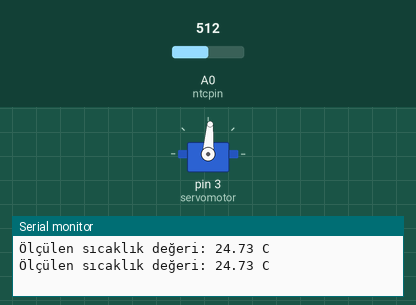
Simulated run of this sketch. Board: Arduino Uno, built with avr-gcc and run on an emulated ATmega328P. Shown: servo, the last lines printed to the serial monitor. The test bench sets the inputs (shaded band); at power-on: A0 (ntcpin) = 512.

Above: at 1.9 s.
2.0 s: A0 (ntcpin) set to 716
At 3.6 s:
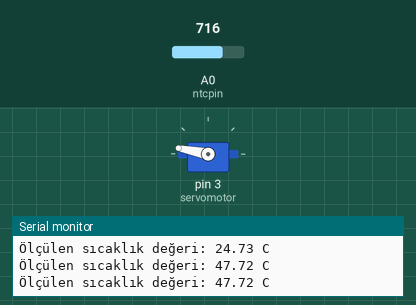
4.7 s: A0 (ntcpin) set to 900
At 7.5 s:
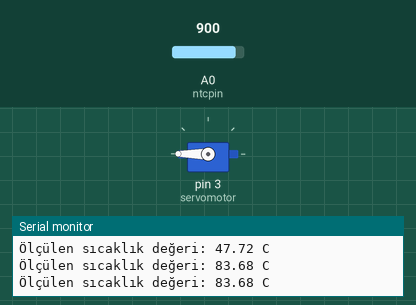
8.0 s: A0 (ntcpin) set to 975
11.0 s: A0 (ntcpin) set to 1000
At 13.1 s:
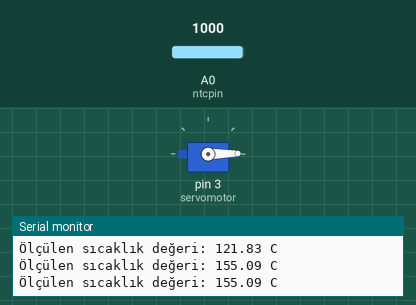
13.5 s: A0 (ntcpin) set to 511
At 15.7 s:
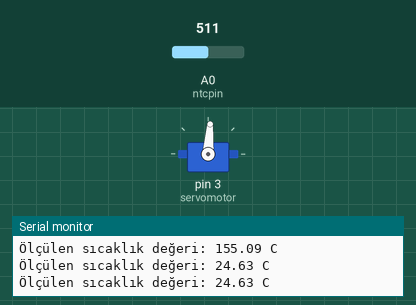
Timing chart, 0 to 17.2 s (numbered marks = the images above; inputs shaded):
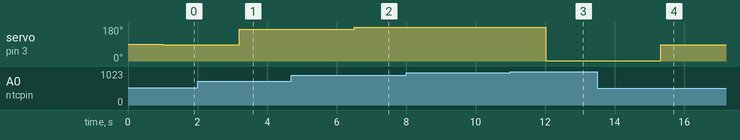

Measured:
- the behaviour switches between 990 and 991 on A0 (ntcpin) (found by bisection; images 2 and 3)
- after the input at 2.0 s, servo on pin 3 (servomotor): 86° → 169° after 1.2 s
- after the input at 4.7 s, servo on pin 3 (servomotor): 169° → 180° after 1.8 s
- after the input at 11.0 s, servo on pin 3 (servomotor): 180° → 1° after 1.0 s
- after the input at 13.5 s, servo on pin 3 (servomotor): 1° → 86° after 1.8 s

The sketch:

6.3.5._analog_termometre.ino
```cpp
#include<Servo.h> //servo motor kütüphanesi çağrılır.

int ntcpin = 0; //NTC pini tanımlanır.
int deger; //NTC çıkışındaki büyüklüğü ölçmek için deger isminde bir değişken tanımlanır.
float direnc1 = 10000;  //direnc1 isminde değişkene 10000 rakamı atanır. (10K sabit direnç)
float logdirenc2, direnc2, sicaklik, santigrad; //  float tipinde değişkenler tanımlanır.
float sabit1 = 1.009249522e-03, sabit2 = 2.378405444e-04, sabit3 = 2.019202697e-07; //Ölçülen direnci sıcaklığa dönüştürecek olan formülde kullanılacak sabitler olan
//sabit1, sabit2,sabit3 değişken değerleri atanır.

Servo servomotor; //servo motor nesnesi oluşturulur.

void setup(void)
{
servomotor.attach(3);  //servo motor 3 nolu dijital pine bağlanır.
Serial.begin(9600); //seri veri iletişimi başlatılır.
}

void loop(void) {
deger = analogRead(ntcpin); //NTC çıkışından okunan analog sayı deger isimli değişkene //atanır.

direnc2 = direnc1 * (1023.0 / (float)deger - 1.0); //direnc2 değişkenine atanacak hesaplama //yapılır.
logdirenc2 = log(direnc2); //direnc2 isimli değişkenin logaritması alınarak logdirenc2 isimli //değişkene atanır.
sicaklik = (1.0 / (sabit1 + sabit2*logdirenc2 + sabit3*logdirenc2*logdirenc2*logdirenc2)); // //kelvin cinsinden sıcaklık değeri hesaplanır.
santigrad = sicaklik - 273.15;//hesaplanan kelvin değeri santigrad değerine dönüştürülür.
Serial.print("Ölçülen sıcaklık değeri: ");  //okunan değer seri port ekranına yazdırılır.
Serial.print(santigrad);
Serial.println(" C");

delay(1000); //her 1 saniyede bir sıcaklık ölçülür.
int sicaklik;

sicaklik = map(santigrad,0,50,0,180); //0-50 arası ölçülen sıcaklık değeri 0-180 arası açı derecesine döndürülür.

servomotor.write(sicaklik);
delay(100);
}
```
